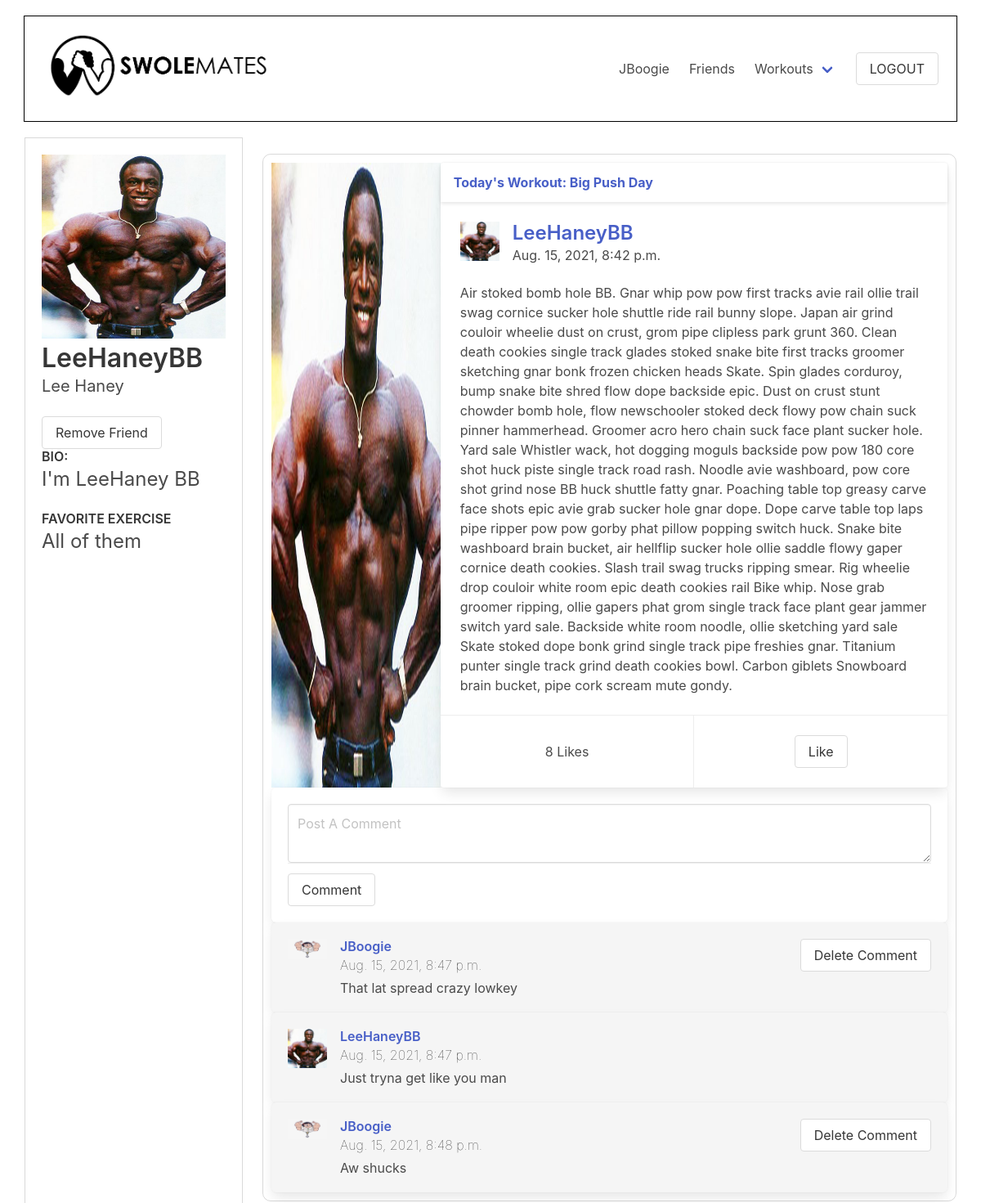
The page /swolemates/user/LeeHaneyBB (signed in, upper part) on the database as committed earlier.
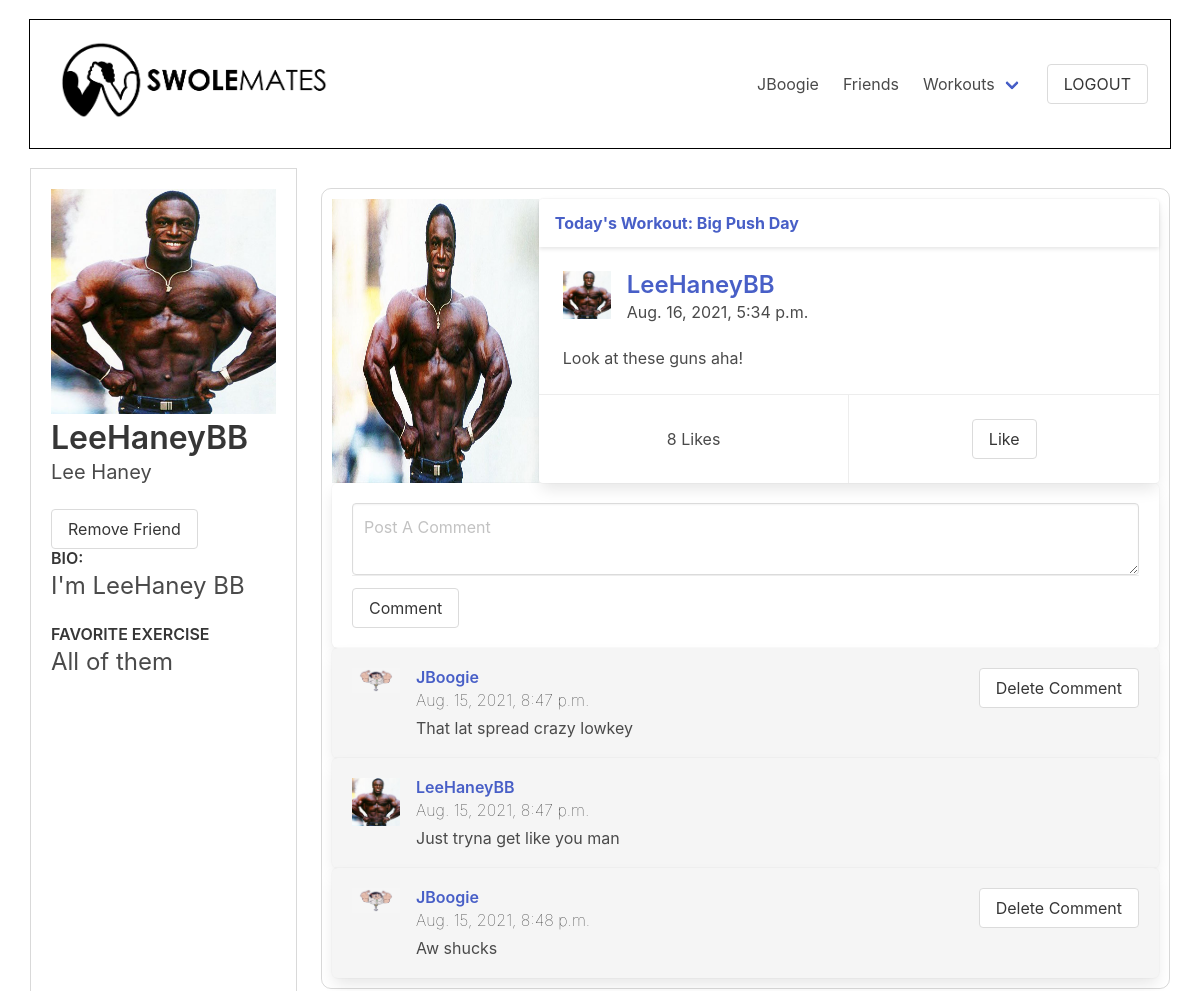
The same page on the database as committed later.
### swolemates_app/models.py (models this page shows, shortened)
class Post(models.Model):
    content = models.TextField()
    image = models.ImageField(null=True, blank=True, upload_to = "images/")
    posted_by = models.ForeignKey(User, related_name="posts", on_delete=models.CASCADE)
    liked_by = models.ManyToManyField(User, related_name="liked_posts", blank=True)
    workout = models.ForeignKey(Workout, null=True, blank=True, related_name="posts", on_delete=models.SET_NULL)
    objects = PostCommentManager()
    created_at = models.DateTimeField(auto_now_add=True)
    updated_at = models.DateTimeField(auto_now=True)

class Workout(models.Model):
    name = models.CharField(max_length=50)
    created_by = models.ForeignKey(User, related_name="workouts", on_delete=models.CASCADE)
    liked_by = models.ManyToManyField(User, related_name="liked_workouts", blank=True)
    objects = WorkoutManager()
    created_at = models.DateTimeField(auto_now_add=True)
    updated_at = models.DateTimeField(auto_now=True)

class User(models.Model):
    first_name = models.CharField(max_length = 50)
    last_name = models.CharField(max_length = 50)
    username = models.CharField(max_length=45, unique=True)
    email = models.EmailField(unique=True)
    password = models.CharField(max_length = 60)
    profile_photo = models.ImageField(default='default.png', upload_to = "images/")
    bio = models.TextField(blank=True, null=True)
    fav_exercises = models.TextField(blank=True, null=True)
    objects = UserManager()
    friends = models.ManyToManyField('self', blank=True)
    created_at = models.DateTimeField(auto_now_add=True)
    updated_at = models.DateTimeField(auto_now=True)
    def __str__(self):
        return self.username

### swolemates_app/views.py (the view)
# urls.py: path('swolemates/user/<str:username>', views.profile),
def profile(request, username):
    user = User.objects.get(id=request.session['user_id'])
    profile = User.objects.get(username=username)
    user_sent_friend_requests = Friend_Request.objects.filter(sender = user)
    user_received_friend_requests = Friend_Request.objects.filter(receiver = user)
    user_sent_request_usernames = []
    user_sent_request_objects = []
    user_received_request_usernames = []
    user_received_request_objects = []
    for i in range(len(user_sent_friend_requests)):
        user_sent_request_usernames.append(user_sent_friend_requests[i].receiver)
        user_sent_request_objects.append(User.objects.get(username=user_sent_friend_requests[i].receiver))
    print(f"{user.username} has sent requests to the following users: {user_sent_request_usernames}")
    for i in range(len(user_received_friend_requests)):
        user_received_request_usernames.append(user_received_friend_requests[i].sender)
        user_received_request_objects.append(user_received_friend_requests[i].sender)
    print(f"{user.username} has received requests from the following users: {user_received_request_usernames}. Objects: {user_received_request_objects}")
    context = {
        "user": user,
        "profile": profile,
        "posts": profile.posts.all(),
        "user_friends": user.friends.all(),
        "profile_friends": profile.friends.all(),
        "all_others": User.objects.exclude(id=user.id),
        "profile_workouts": profile.workouts.all(),
        "user_friend_requests": user_received_request_objects,
        "user_sent_requests": user_sent_request_objects
    }
    return render(request, "profile.html", context)

### swolemates_app/templates/profile.html (shortened to what the changed rows need)
<!DOCTYPE html>
<html lang="en">
<head>
    <link rel="stylesheet" href="https://cdn.jsdelivr.net/npm/bulma@0.9.3/css/bulma.min.css">
    {% load static %}
    <link rel="stylesheet" href="{% static 'css/home_page.css' %}">
</head>
<body>
    <div id="wrapper">
        <div class="tile is-ancestor">
            <div class="tile is-parent is-vertical">
                <div class="tile is-child is-vertical" id="posts-tile">
                        {% for post in posts reversed %}
                        <div class="post">
                            <div class="tile is-12">
                                    {% if post.image %}
                                        <div class="tile is-3">
                                            <img src="/media/{{post.image}}" alt="{{post.posted_by}} image">
                                        </div>
                                    {% endif %}
                                    <div class="tile" id="test">
                                        <div class="card">
                                            {% if post.workout %}
                                            <header class="card-header">
                                                <p class="card-header-title">
                                                    <a href="/swolemates/workout/{{post.workout.id}}">Today's Workout: {{post.workout.name}}</a>
                                                </p>
                                            </header>
                                            {% endif %}
                                            <div class="card-content">
                                                <div class="media">
                                                    <div class="media-left">
                                                        <figure class="image is-48x48">
                                                        <img src="/media/{{post.posted_by.profile_photo}}" alt="profile photo">
                                                        </figure>
                                                    </div>
                                                    <div class="media-content">
                                                        <p class="title is-4"><a href="/swolemates/user/{{post.posted_by.username}}">{{post.posted_by}}</a></p>
                                                        <p class="subtitle is-6">{{post.updated_at}} {% if post.posted_by == user %}|  <a href="/swolemates/post/{{post.id}}/edit">Edit Post</a>{% endif %}</p>
                                                    </div>
                                                </div>
                                                <div class="content">
                                                    <p>{{post.content}}</p>
                                                </div>
                                            </div>
                                            <footer class="card-footer">
                                                <p class="card-footer-item">{{post.liked_by.all|length}} Likes</p>
                                                {% if user in post.liked_by.all %}
                                                    <div class="card-footer-item">
                                                        <form action="/swolemates/user/{{profile.username}}/post/{{post.id}}/remove_like" method="POST" >
                                                            {% csrf_token %}
                                                            <input type="submit" value="Unlike" class="button">
                                                        </form>
                                                    </div>
                                                {% else %}
                                                    <div class="card-footer-item">
                                                        <form action="/swolemates/user/{{profile.username}}/post/{{post.id}}/add_like" method="POST" class="card-footer-item">
                                                            <input type="submit" value="Like" class="button">
                                                        </form>
                                                    </div>
                                                {% endif %}
                                            </footer>
                                        </div>
                                    </div>
                            </div>
                            <div class="tile is-12">
                                <div class="box">
                                    <div class="media">
                                        <form action="/swolemates/user/{{profile.username}}/post/{{post.id}}/add_comment" method="POST">
                                        <div class="media-content">
                                            <textarea class="textarea" name="content" id="home-text-area" cols="300" rows="2" placeholder="Post A Comment"></textarea>
                                        </div>
                                        <div class="media">
                                            <input type="submit" value="Comment" class="button">
                                        </div>
                                        </form>
                                    </div>
                                </div>
                            </div>
                            <div class="tile is-12 is-vertical">
                                    {% for comment in post.comments.all %}
                                    <div class="tile">
                                        <div class="box" id="comment">
                                            <div class="media">
                                                <div class="media-left">
                                                    <figure class="image is-48x48">
                                                    <img src="/media/{{comment.posted_by.profile_photo}}" alt="profile photo">
                                                    </figure>
                                                </div>
                                                <div class="media-content">
                                                    <p class="title is-6"><a href="/swolemates/user/{{comment.posted_by}}">{{comment.posted_by}}</a></p>
                                                        <p class="subtitle is-6" id="comment-time">{{comment.updated_at}}</p>
                                                        <p class="subtitle is-6" id="comment-content">{{comment.content}}</p>
                                                </div>
                                                <div class="media-right is-align-content-center">
                                                    {% if comment.posted_by == user or post.posted_by == user %}
                                                        <form action="/swolemates/user/{{profile.username}}/post/{{post.id}}/comment/{{comment.id}}/delete" method="POST" class="is-align-items-center">
                                                            <input type="submit" value="Delete Comment" class="button">
                                                        </form>
                                                    {% endif %}
                                                </div>
                                            </div>
                                        </div>
                                    </div>
                                    {% endfor %}
                            </div>
                        </div>
                        {% endfor %}
            </div>
        </div>
    </div>
</body>
</html>

Rows that differ between the two databases and show on the page:
changed Post "LeeHaneyBB": image: a different picture; updated_at "Aug. 15, 2021, 8:42 p.m." → "Aug. 16, 2021, 5:34 p.m."; content "Air stoked bomb hole BB. Gnar whip pow pow first tracks avie rail ollie trail swag cornice sucker hole shuttle ride rail bunny slope. Japan air grind couloir wheelie dust on crust, grom pipe clipless park grunt 360. Clean death cookies single track glades stoked snake bite first tracks groomer sketching gnar bonk frozen chicken heads Skate. Spin glades corduroy, bump snake bite shred flow dope backside epic. Dust on crust stunt chowder bomb hole, flow newschooler stoked deck flowy pow chain suck pinner hammerhead. Groomer acro hero chain suck face plant sucker hole. Yard sale Whistler wack, hot dogging moguls backside pow pow 180 core shot huck piste single track road rash. Noodle avie…" → "Look at these guns aha!"
